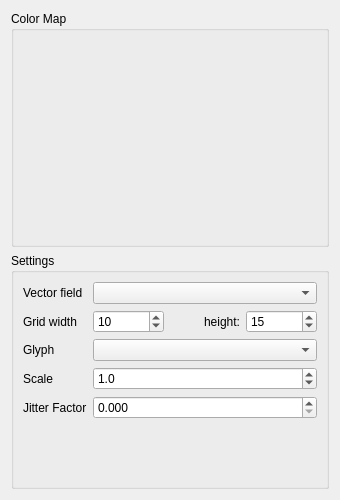
<?xml version="1.0" encoding="UTF-8"?>
<ui version="4.0">
 <class>GlyphsTab</class>
 <widget class="QWidget" name="GlyphsTab">
  <property name="geometry">
   <rect>
    <x>0</x>
    <y>0</y>
    <width>340</width>
    <height>500</height>
   </rect>
  </property>
  <property name="minimumSize">
   <size>
    <width>340</width>
    <height>500</height>
   </size>
  </property>
  <property name="windowTitle">
   <string>Form</string>
  </property>
  <layout class="QVBoxLayout" name="verticalLayout">
   <item>
    <widget class="QGroupBox" name="colormap">
     <property name="title">
      <string>Color Map</string>
     </property>
     <layout class="QVBoxLayout" name="verticalLayout_2">
      <item>
       <widget class="ColorMapTab" name="colorMapGlyphs" native="true"/>
      </item>
     </layout>
    </widget>
   </item>
   <item>
    <widget class="QGroupBox" name="groupBox">
     <property name="title">
      <string>Settings</string>
     </property>
     <layout class="QVBoxLayout" name="verticalLayout_3">
      <item>
       <layout class="QFormLayout" name="formLayout">
        <item row="0" column="0">
         <widget class="QLabel" name="vectorFieldLabel">
          <property name="text">
           <string>Vector field</string>
          </property>
         </widget>
        </item>
        <item row="0" column="1">
         <widget class="QComboBox" name="vectorFieldComboBox"/>
        </item>
        <item row="1" column="0">
         <widget class="QLabel" name="gridLabel">
          <property name="text">
           <string>Grid width</string>
          </property>
          <property name="alignment">
           <set>Qt::AlignLeading|Qt::AlignLeft|Qt::AlignVCenter</set>
          </property>
         </widget>
        </item>
        <item row="1" column="1">
         <layout class="QHBoxLayout" name="horizontalLayout_2">
          <item>
           <widget class="QSpinBox" name="gridWidthSpinBox">
            <property name="keyboardTracking">
             <bool>false</bool>
            </property>
            <property name="minimum">
             <number>1</number>
            </property>
            <property name="maximum">
             <number>150</number>
            </property>
            <property name="value">
             <number>10</number>
            </property>
           </widget>
          </item>
          <item>
           <widget class="QLabel" name="gridHeightLabel">
            <property name="text">
             <string>height:</string>
            </property>
            <property name="alignment">
             <set>Qt::AlignRight|Qt::AlignTrailing|Qt::AlignVCenter</set>
            </property>
           </widget>
          </item>
          <item>
           <widget class="QSpinBox" name="gridHeightSpinBox">
            <property name="keyboardTracking">
             <bool>false</bool>
            </property>
            <property name="minimum">
             <number>1</number>
            </property>
            <property name="maximum">
             <number>150</number>
            </property>
            <property name="value">
             <number>15</number>
            </property>
            <property name="displayIntegerBase">
             <number>10</number>
            </property>
           </widget>
          </item>
         </layout>
        </item>
        <item row="2" column="0">
         <widget class="QLabel" name="glyphLabel">
          <property name="text">
           <string>Glyph</string>
          </property>
         </widget>
        </item>
        <item row="2" column="1">
         <widget class="QComboBox" name="glyphSelector"/>
        </item>
        <item row="3" column="0">
         <widget class="QLabel" name="scaleLabel">
          <property name="text">
           <string>Scale</string>
          </property>
         </widget>
        </item>
        <item row="3" column="1">
         <widget class="QDoubleSpinBox" name="scale">
          <property name="decimals">
           <number>1</number>
          </property>
          <property name="value">
           <double>1.000000000000000</double>
          </property>
         </widget>
        </item>
        <item row="4" column="0">
         <widget class="QLabel" name="jitterFactorlabel">
          <property name="text">
           <string>Jitter Factor</string>
          </property>
         </widget>
        </item>
        <item row="4" column="1">
         <widget class="QDoubleSpinBox" name="jitterFactorSpinBox">
          <property name="decimals">
           <number>3</number>
          </property>
          <property name="maximum">
           <double>1.000000000000000</double>
          </property>
          <property name="singleStep">
           <double>0.100000000000000</double>
          </property>
         </widget>
        </item>
       </layout>
      </item>
     </layout>
    </widget>
   </item>
  </layout>
 </widget>
 <customwidgets>
  <customwidget>
   <class>ColorMapTab</class>
   <extends>QWidget</extends>
   <header location="global">view/colormaptab.h</header>
   <container>1</container>
  </customwidget>
 </customwidgets>
 <resources/>
 <connections/>
</ui>
